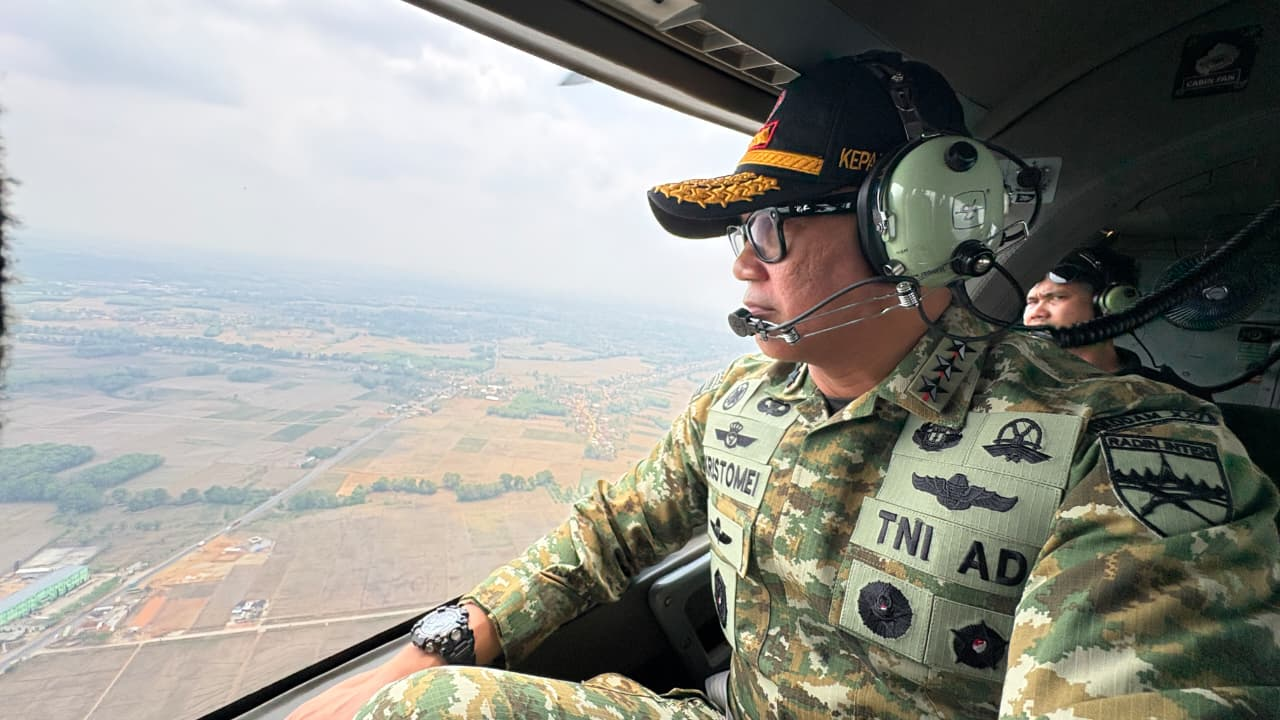
#> input picture data/laporan-bnpb/paparan/sespimti-polri-181126/foto/bnpb-waykambas-241026.jpg, 1280 x 720 px
$ python foto_sampul.py
#> lines starting #> are read from the running program, lines starting #| are printed output that depends on the picture
#!/usr/bin/env python3
"""Foto sampul dan foto isi handout.

Sampul: Kepala BNPB memantau karhutla Taman Nasional Way Kambas dari helikopter, 24 Oktober 2026
(siaran pers BNPB no. 814, bnpb.go.id). Dipotong ke bidang 210 x 116 mm (2100 x 1160 px).
Isi: foto lapangan siaran pers BNPB dan tangkapan layar panel publik Centurisk97 (ss.mjs), diperkecil ke gambar/.
"""
from pathlib import Path
from PIL import Image

SINI = Path(__file__).resolve().parent
F, G = SINI / "foto", SINI / "gambar"

from PIL import ImageFilter
im = Image.open(F / "bnpb-waykambas-241026.jpg").convert("RGB")
#> im is the input picture: PIL image 1280x720 RGB; mean R, G, B 144, 144.4, 137.5
W, H = 2100, 1160
KANAN = 290                          # pita kanan: kotak logo KRIS sampul jatuh di sini, bukan di kepala
skala = H / im.height
#> skala = 1.61
im = im.resize((int(im.width * skala), H), Image.LANCZOS)
#> im: PIL image 2062x1160 RGB
lebar_foto = W - KANAN
im = im.crop((im.width - lebar_foto, 0, im.width, H))   # buang sisi kiri (lanskap), Kepala BNPB bergeser ke kiri
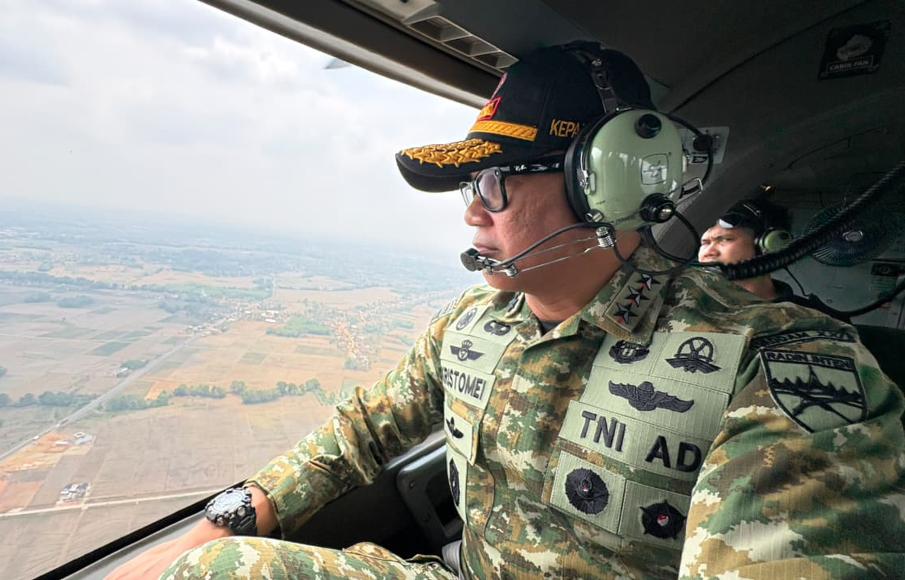
#> im: PIL image 1810x1160 RGB (shown at 1/2 size); mean R, G, B 136.5, 136.4, 128.1
navy = Image.new("RGB", (W, H), (5, 28, 44))
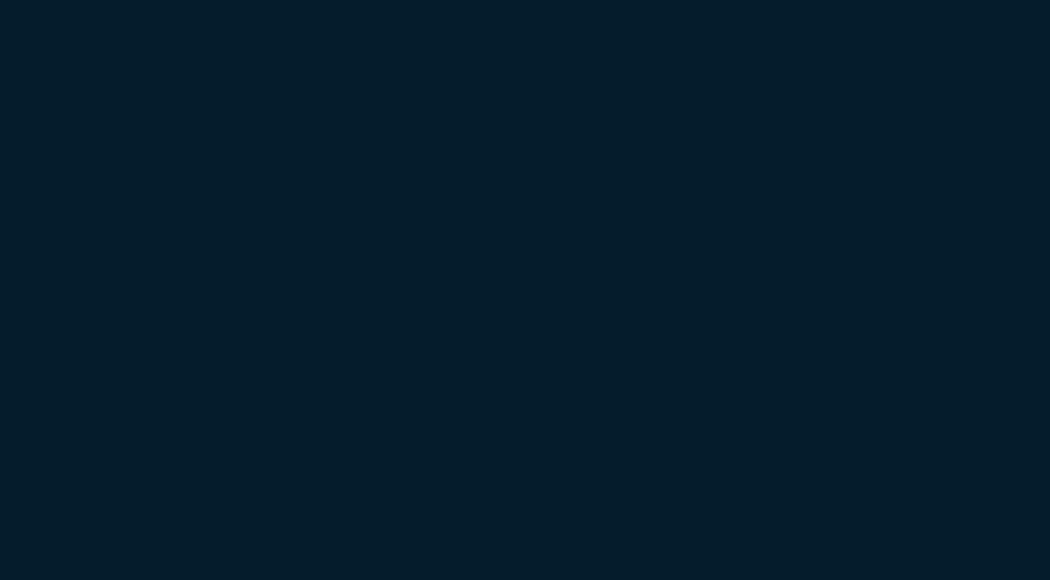
#> navy: PIL image 2100x1160 RGB (shown at 1/2 size); mean R, G, B 5, 28, 44
kanvas = navy.copy()
kanvas.paste(im, (0, 0))
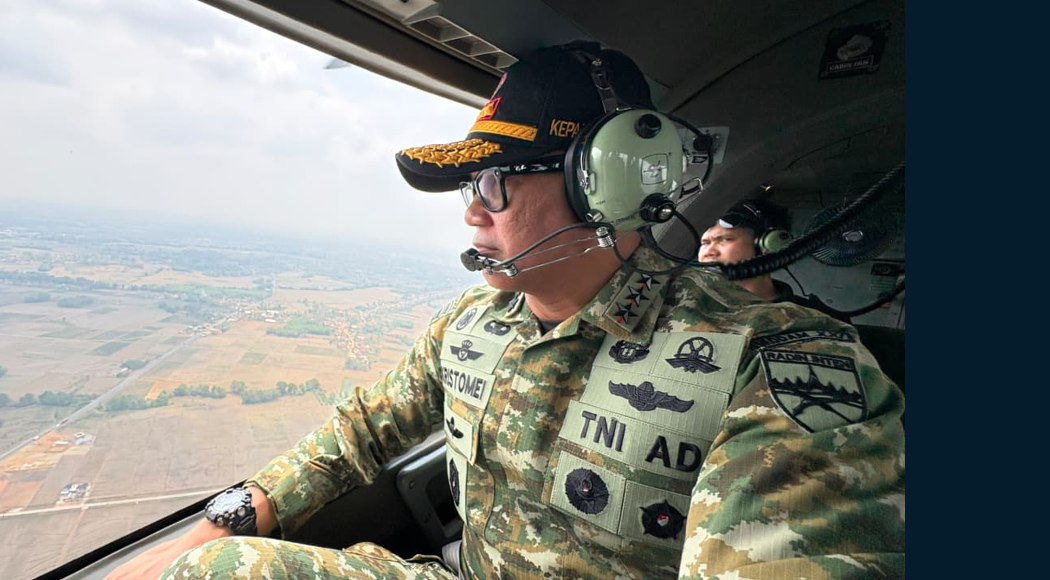
#> kanvas: PIL image 2100x1160 RGB (shown at 1/2 size); mean R, G, B 118.4, 121.4, 116.5
# gradasi ke navy mulai x = 1500: halus, tanpa tepi; kotak logo KRIS duduk di atas navy
alfa = Image.new("L", (W, H))
#> alfa: PIL image 2100x1160 L; every value is 0
mulai = 1420
for x in range(W):
    v = 0 if x < mulai else int(255 * min(1, (x - mulai) / (lebar_foto - mulai)) ** 1.3)
    alfa.paste(v, (x, 0, x + 1, H))
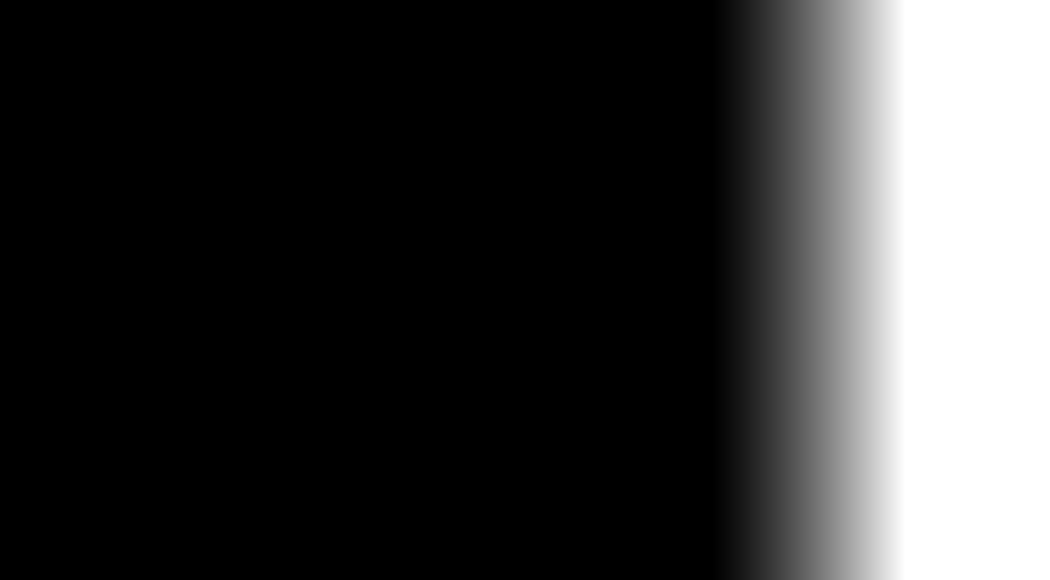
#> alfa: PIL image 2100x1160 L (shown at 1/2 size); min 0, max 255, mean 55.7
kanvas = Image.composite(navy, kanvas, alfa)
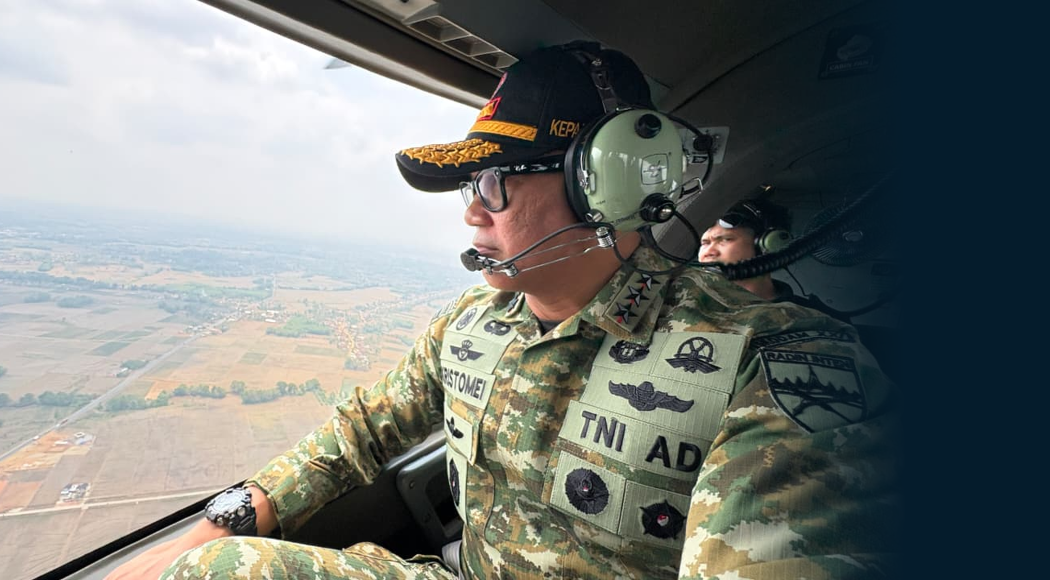
#> kanvas: PIL image 2100x1160 RGB (shown at 1/2 size); mean R, G, B 115.6, 119.9, 116.9
kanvas.save(F / "sampul-waykambas.jpg", quality=92)

for src, dst, lebar in [("bnpb-subulussalam-171126.jpg", "foto_subulussalam.jpg", 1600),
                        ("bnpb-hutanambolon-171126.jpg", "foto_hutanambolon.jpg", 1600)]:
    x = Image.open(F / src).convert("RGB"); x.thumbnail((lebar, lebar)); x.save(G / dst, quality=88)
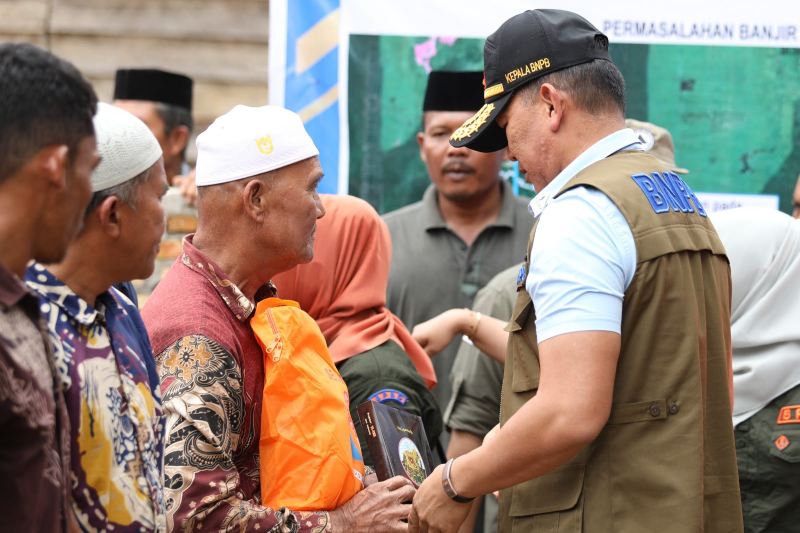
#> input picture data/laporan-bnpb/paparan/sespimti-polri-181126/foto/bnpb-subulussalam-171126.jpg, 1600 x 1066 px (shown at 1/2 size)
#> further down, x is the input picture: PIL image 1600x1066 RGB; mean R, G, B 145.5, 128.7, 116
#> pass 2 of the loop `for src, dst, lebar in [("bnpb-subulussalam-171126.jpg", "foto_subulus..`:
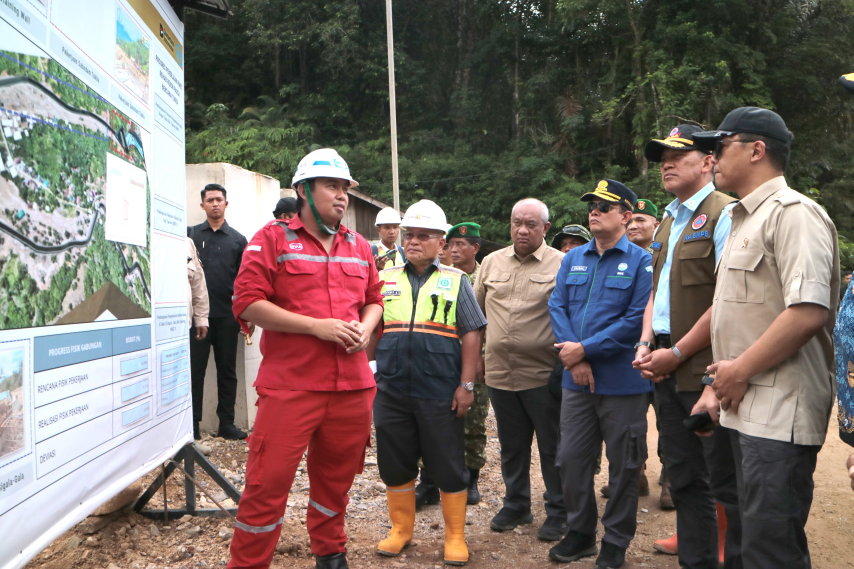
#> input picture data/laporan-bnpb/paparan/sespimti-polri-181126/foto/bnpb-hutanambolon-171126.jpg, 2560 x 1706 px (shown at 1/3 size)
#> x is the input picture: PIL image 2560x1706 RGB; mean R, G, B 120.7, 110.2, 104.7
#> `x.thumbnail((lebar, lebar))`:
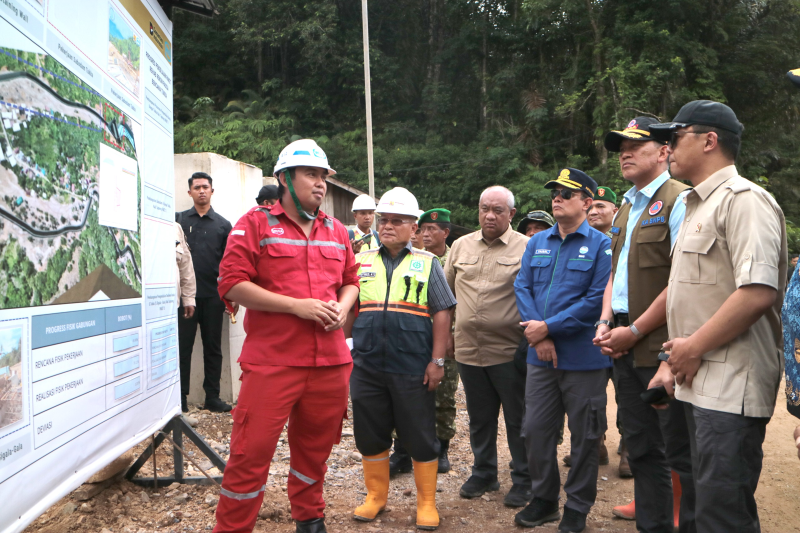
#> x: PIL image 1600x1066 RGB (shown at 1/2 size); mean R, G, B 120.7, 110.2, 104.7
for nama in ("ss_presiden_peta", "ss_presiden_kartu"):
    p = G / f"{nama}.png"
    if p.exists():
        x = Image.open(p).convert("RGB"); x.thumbnail((2000, 2000)); x.save(G / f"{nama}.jpg", quality=88); p.unlink()
#> pass 2 of the loop `for nama in ("ss_presiden_peta", "ss_presiden_kartu"):`:
print("ok")
